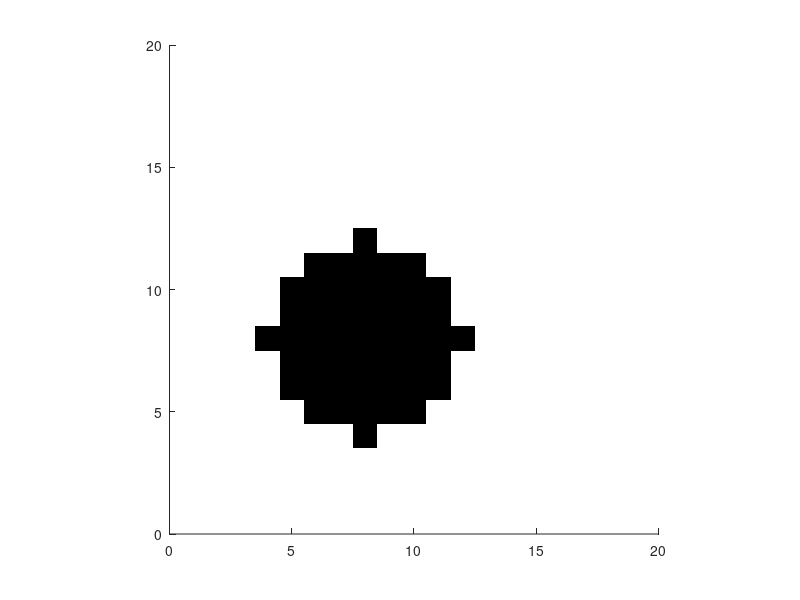

Here is the MATLAB script that generated this plot: (Note: this script raises an error after producing the figure.)
clear;
n = 16;

%%%%%%%%%%%%%%%%%%%%%%%%%%%%%%%%%%%%%%%%%%%%%%%%%%%%%%%%%%%%%%%%%%%%%%%%%
% Create circle with pixels.
for i = [1:n]
    for j = [1:n]
        if ( (i - n/2)^2 + (j - n/2)^2) <= (n/4)^2
            M(i,j) = 0;
        else
            M(i,j) = 1;
        end
    end
end
C = [0,0,0;0.5,0.5,0.5;1,1,1];

figure(1);clf;hold on;axis square;
ih = imagesc(M);
colormap(C);

saveplots('Antialias2DI_before.png',n)
%%%%%%%%%%%%%%%%%%%%%%%%%%%%%%%%%%%%%%%%%%%%%%%%%%%%%%%%%%%%%%%%%%%%%%%%%

%%%%%%%%%%%%%%%%%%%%%%%%%%%%%%%%%%%%%%%%%%%%%%%%%%%%%%%%%%%%%%%%%%%%%%%%%
% Modify matrix.

% The above code operates only on row 8.  To operate on all rows
% loop over all rows instead of using i = 8.
for i = [1:n]
    for j = [1:n-1]
        if (M(i,j) == 0)
            % Value to right is 1
            if (M(i,j+1) == 1)
                M(i,j) = 0.5;
            end
        end
    end
end
for i = [1:n]
    for j = [2:n] % Start at 2 and end at n
        if (M(i,j) == 0)
            % Value to left is 1
            if (M(i,j-1) == 1)
                M(i,j) = 0.5;
            end
        end
    end
end

figure(2);clf;hold on;axis square;
imagesc(M);
colormap(C);

saveplots('Antialias2DI_after.png',n)
%%%%%%%%%%%%%%%%%%%%%%%%%%%%%%%%%%%%%%%%%%%%%%%%%%%%%%%%%%%%%%%%%%%%%%%%%
